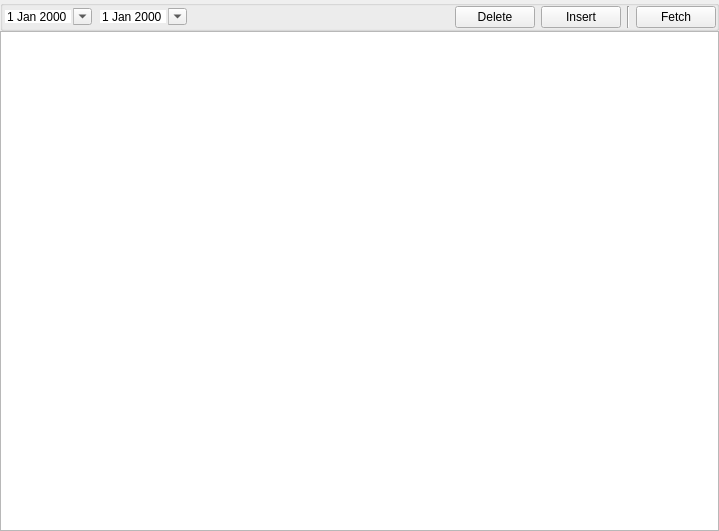
<?xml version="1.0" encoding="UTF-8"?>
<ui version="4.0">
 <class>ReimbursementPrimaryWidget</class>
 <widget class="QWidget" name="ReimbursementPrimaryWidget">
  <property name="geometry">
   <rect>
    <x>0</x>
    <y>0</y>
    <width>719</width>
    <height>531</height>
   </rect>
  </property>
  <property name="windowTitle">
   <string/>
  </property>
  <layout class="QGridLayout" name="gridLayout">
   <property name="leftMargin">
    <number>0</number>
   </property>
   <property name="topMargin">
    <number>0</number>
   </property>
   <property name="rightMargin">
    <number>0</number>
   </property>
   <property name="bottomMargin">
    <number>0</number>
   </property>
   <property name="spacing">
    <number>0</number>
   </property>
   <item row="0" column="0">
    <widget class="QGroupBox" name="groupBoxView">
     <property name="sizePolicy">
      <sizepolicy hsizetype="Preferred" vsizetype="Preferred">
       <horstretch>0</horstretch>
       <verstretch>0</verstretch>
      </sizepolicy>
     </property>
     <property name="title">
      <string/>
     </property>
     <layout class="QHBoxLayout" name="horizontalLayout_3">
      <property name="spacing">
       <number>-1</number>
      </property>
      <property name="leftMargin">
       <number>0</number>
      </property>
      <property name="topMargin">
       <number>0</number>
      </property>
      <property name="rightMargin">
       <number>0</number>
      </property>
      <property name="bottomMargin">
       <number>0</number>
      </property>
      <item>
       <widget class="DateEdit" name="start">
        <property name="frame">
         <bool>false</bool>
        </property>
        <property name="calendarPopup">
         <bool>true</bool>
        </property>
       </widget>
      </item>
      <item>
       <widget class="DateEdit" name="end">
        <property name="frame">
         <bool>false</bool>
        </property>
        <property name="calendarPopup">
         <bool>true</bool>
        </property>
       </widget>
      </item>
      <item>
       <spacer name="horizontalSpacer">
        <property name="orientation">
         <enum>Qt::Orientation::Horizontal</enum>
        </property>
        <property name="sizeHint" stdset="0">
         <size>
          <width>516</width>
          <height>17</height>
         </size>
        </property>
       </spacer>
      </item>
      <item>
       <widget class="QPushButton" name="pushButtonDelete">
        <property name="text">
         <string>Delete</string>
        </property>
       </widget>
      </item>
      <item>
       <widget class="QPushButton" name="pushButtonInsert">
        <property name="text">
         <string>Insert</string>
        </property>
       </widget>
      </item>
      <item>
       <widget class="Line" name="line">
        <property name="orientation">
         <enum>Qt::Orientation::Vertical</enum>
        </property>
       </widget>
      </item>
      <item>
       <widget class="QPushButton" name="pushButtonFetch">
        <property name="text">
         <string>Fetch</string>
        </property>
       </widget>
      </item>
     </layout>
    </widget>
   </item>
   <item row="1" column="0">
    <widget class="QTableView" name="tableView"/>
   </item>
  </layout>
 </widget>
 <customwidgets>
  <customwidget>
   <class>DateEdit</class>
   <extends>QDateEdit</extends>
   <header location="global">widget/dateedit.h</header>
  </customwidget>
 </customwidgets>
 <tabstops>
  <tabstop>tableView</tabstop>
 </tabstops>
 <resources/>
 <connections/>
</ui>
